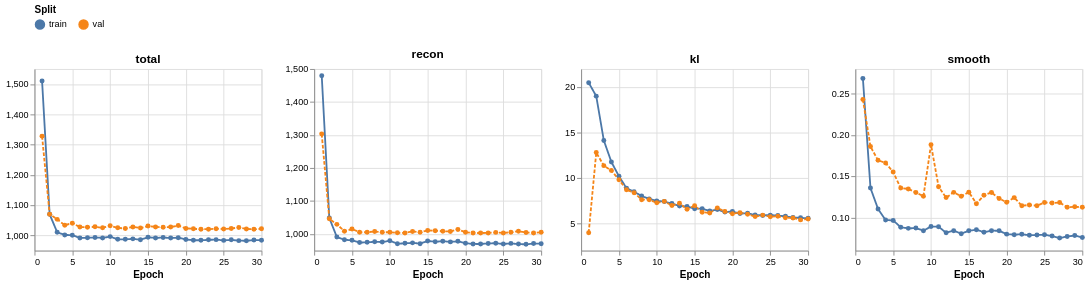

Write notebook code for a chart like this one.
### Markdown cell above
## 5. Loss curves

Posterior collapse check: if the KL curve drops close to zero, the encoder is ignoring the input. In that case try `beta` below 1 or set `kl_warmup_epochs`. Active dimensions counts the latent dimensions whose mean actually varies across days (variance above 0.1, see `active_dims`).

### Code cell
loss_plot = loss_curves(history, components=("total", "recon", "kl", "smooth"))
for run_dir in run_dirs.values():
    loss_plot.save(exp.figure_path(run_dir, "loss_curves"), scale_factor=2.0)
loss_plot
